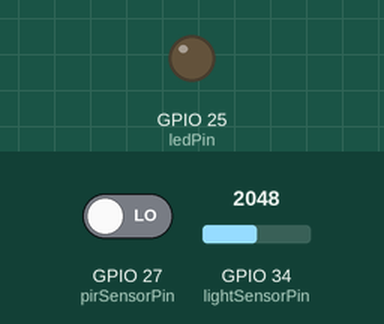
Simulated run of this sketch. Board: ESP32. Parts: output pins drawn as LEDs (lit = HIGH). The inputs (shaded band) are chosen by the test bench; at power-on: GPIO 27 (pirSensorPin) LOW, GPIO 34 (lightSensorPin) = 2048. WiFi joins after 1.5 s; servers stay silent unless stated; uploads are accepted with an empty reply; what the sketch prints to the serial monitor is not drawn.

Above: at 2.7 s.
2.8 s: GPIO 27 (pirSensorPin) driven HIGH
At 12.6 s:
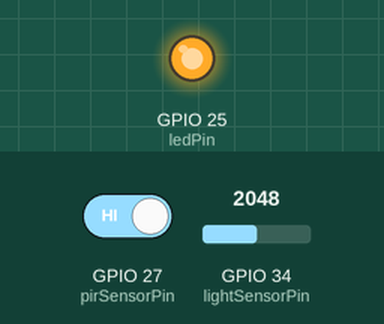
13.2 s: GPIO 27 (pirSensorPin) driven LOW
At 22.8 s:
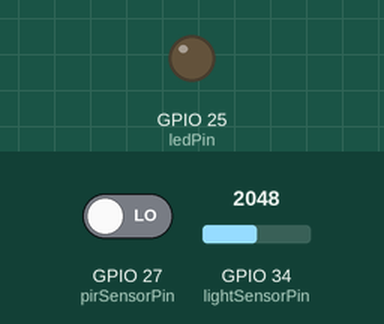
Timing chart, 0 to 24.3 s (numbered marks = the images above; inputs shaded):
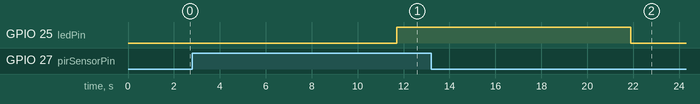

Measured:
- after the input at 2.8 s, GPIO 25 (ledPin): LOW → HIGH after 8.9 s
- after the input at 13.2 s, GPIO 25 (ledPin): HIGH → LOW after 8.7 s

The sketch:

sketch.ino
```cpp
#include <WiFi.h>
#include <HTTPClient.h>

const int ledPin = 25;
const int lightSensorPin = 34; // Analog pin for light sensor
const int pirSensorPin = 27;   // Digital pin for PIR sensor

// Replace with your network credentials
const char *ssid = "";
const char *password = "";

// Replace with your server's URL
const char *serverName = "http://update_sensor_data.php";

// Define the threshold for light level
const int LIGHT_THRESHOLD = 1000;

void setup()
{
  pinMode(ledPin, OUTPUT);
  pinMode(pirSensorPin, INPUT);
  pinMode(lightSensorPin, INPUT);
  Serial.begin(115200);
  connectToWiFi();
}

void loop()
{
  int lightLevel = analogRead(lightSensorPin);
  bool motionDetected = digitalRead(pirSensorPin);

  // Print sensor values for debugging
  Serial.print("Light Level: ");
  Serial.print(lightLevel);
  Serial.print(" | Motion Detected: ");
  Serial.println(motionDetected);

  // Determine LED state based on light and motion sensor readings
  if (lightLevel > LIGHT_THRESHOLD && motionDetected == HIGH)
  {
    // No light and motion detected
    digitalWrite(ledPin, HIGH); // Turn LED on
  }
  else
  {
    digitalWrite(ledPin, LOW); // Turn LED off
  }

  // Send data to the server
  sendToServer(lightLevel, motionDetected);

  delay(10000); // Delay between readings
}

void connectToWiFi()
{
  Serial.print("Connecting to WiFi");
  WiFi.begin(ssid, password);

  while (WiFi.status() != WL_CONNECTED)
  {
    delay(500);
    Serial.print(".");
  }

  Serial.println("Connected to WiFi");
}

void sendToServer(int lightLevel, bool motionDetected)
{
  if (WiFi.status() == WL_CONNECTED)
  {
    HTTPClient http;
    String url = String(serverName) + "?light=" + String(lightLevel) + "&motion=" + (motionDetected ? "1" : "0");

    http.begin(url);
    int httpCode = http.GET();

    if (httpCode > 0)
    {
      String payload = http.getString();
      Serial.println("Server Response: " + payload);
    }
    else
    {
      Serial.println("Error on HTTP request: " + String(httpCode));
    }

    http.end();
  }
  else
  {
    Serial.println("Error: Not connected to WiFi");
  }
}
```
